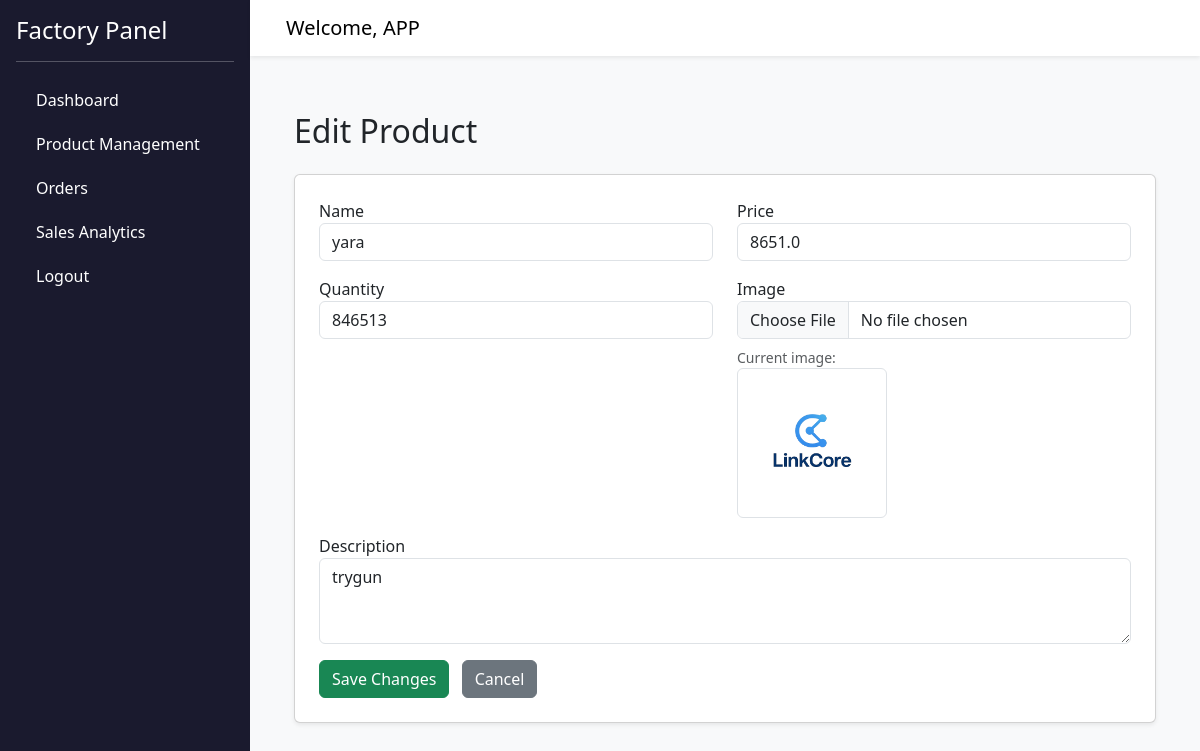
/products/edit/2 (signed in), run on the app's committed database.
### models.py (models this page shows)
class User(db.Model):
    __tablename__ = 'users'
    id = db.Column(db.Integer, primary_key=True)
    name = db.Column(db.String(100), nullable=False)
    email = db.Column(db.String(120), unique=True, nullable=False)
    password = db.Column(db.String(200), nullable=False)
    role = db.Column(db.String(20), nullable=False)  # 'factory' or 'seller'
    created_at = db.Column(db.DateTime, default=datetime.utcnow)
    factory = db.relationship('Factory', backref='user', uselist=False)
    orders = db.relationship('Order', backref='seller', foreign_keys='Order.seller_id')

class Product(db.Model):
    __tablename__ = 'products'
    id = db.Column(db.Integer, primary_key=True)
    factory_id = db.Column(db.Integer, db.ForeignKey('factories.id'), nullable=False)
    name = db.Column(db.String(120), nullable=False)
    description = db.Column(db.Text)
    image_url = db.Column(db.String(255))  # store path or URL to uploaded image
    quantity = db.Column(db.Integer, default=0)
    price = db.Column(db.Float, nullable=False)
    created_at = db.Column(db.DateTime, default=datetime.utcnow)

### routes/dashboard_routes.py (the view, shortened to what this page needs)
@dashboard_bp.route('/products/edit/<int:product_id>', methods=['GET', 'POST'])
def edit_product(product_id):
    if 'user_id' not in session:
        flash('You must be logged in to edit products.', 'error')
        return redirect(url_for('auth.index'))
    user = User.query.get(session['user_id'])
    if not user or not user.factory:
        flash('No factory linked to this user.', 'error')
        return redirect(url_for('auth.index'))
    product = Product.query.get_or_404(product_id)
    return render_template('edit_product.html', product=product, user=user)

### templates/edit_product.html
{% extends 'base.html' %}
{% block content %}
<div class="container mt-4">
    <h2 class="mb-4">Edit Product</h2>
    <div class="card p-4 shadow-sm">
        <form method="POST" enctype="multipart/form-data">
            <div class="row">
                <div class="col-md-6 mb-3">
                    <label for="name">Name</label>
                    <input type="text" name="name" id="name" class="form-control" value="{{ product.name }}" required>
                </div>
                <div class="col-md-6 mb-3">
                    <label for="price">Price</label>
                    <input type="number" step="0.01" name="price" id="price" class="form-control" value="{{ product.price }}" required>
                </div>
                <div class="col-md-6 mb-3">
                    <label for="quantity">Quantity</label>
                    <input type="number" name="quantity" id="quantity" class="form-control" value="{{ product.quantity }}" required>
                </div>
                <div class="col-md-6 mb-3">
                    <label for="image">Image</label>
                    <input type="file" name="image" id="image" class="form-control">
                    {% if product.image_url %}
                        <small class="text-muted d-block mt-2">Current image:</small>
                        <img src="{{ url_for('static', filename=product.image_url) }}" alt="Product image" class="img-thumbnail" style="max-height: 150px;">
                    {% endif %}
                </div>
                <div class="col-md-12 mb-3">
                    <label for="description">Description</label>
                    <textarea name="description" id="description" class="form-control" rows="3">{{ product.description }}</textarea>
                </div>
                <div class="col-md-12">
                    <button type="submit" class="btn btn-success">Save Changes</button>
                    <a href="{{ url_for('dashboard.products') }}" class="btn btn-secondary ms-2">Cancel</a>
                </div>
            </div>
        </form>
    </div>
</div>
{% endblock %}

### templates/base.html (shortened to what this page needs)
<!DOCTYPE html>
<html lang="en">
<head>
    <link href="https://cdn.jsdelivr.net/npm/bootstrap@5.3.3/dist/css/bootstrap.min.css" rel="stylesheet">
</head>
<body>
    <div class="sidebar position-fixed top-0 start-0 p-3" style="width: 250px;">
        <h4 class="text-white">Factory Panel</h4>
        <hr class="bg-light">
        <a href="{{ url_for('dashboard.dashboard') }}">Dashboard</a>
        <a href="{{ url_for('dashboard.products') }}">Product Management</a>
        <a href="{{ url_for('dashboard.orders') }}">Orders</a>
        <a href="{{ url_for('dashboard.analytics') }}">Sales Analytics</a>
        <a href="{{ url_for('auth.logout') }}">Logout</a>
    </div>
    <nav class="navbar navbar-expand-lg navbar-light bg-white shadow-sm px-4">
        <div class="container-fluid">
            <span class="navbar-brand">Welcome, {{ user.name }}</span>
        </div>
    </nav>
    <main class="content">
        {% block content %}{% endblock %}
    </main>
</body>
</html>

### templates/base.html (style rules this page uses)
body { min-height: 100vh; display: flex; flex-direction: column; background-color: #f8f9fa; }
.sidebar { min-height: 100vh; background-color: #1a1a2e; color: white; }
.sidebar a { color: white; text-decoration: none; padding: 10px 20px; display: block; }
.content { margin-left: 250px; padding: 2rem; flex: 1; }
.navbar { margin-left: 250px; z-index: 999; }

### data on the page
User: name "APP"
Product: name "yara", price "8651.0", quantity "846513", image_url (picture), description "trygun"
